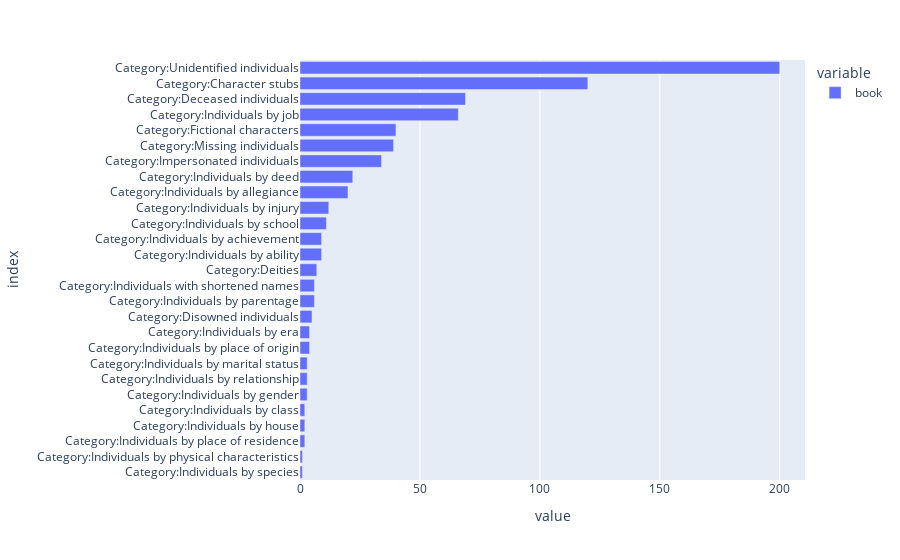

Notebook cell for this chart:
### Code cell
character_df = pd.DataFrame(character_list)

c = character_df['book'].value_counts(ascending=True)

barchart = px.bar(
    data_frame = c, orientation='h')
   
barchart

### Figure 1 — Plotly figure (JSON) as saved in the notebook; plotly's stock layout.template omitted (floating-point values rounded to 4 significant figures)
{"data": [{"alignmentgroup": "True", "hovertemplate": "variable=book<br>value=%{x}<br>index=%{y}<extra></extra>", "legendgroup": "book", "marker": {"color": "#636efa", "pattern": {"shape": ""}}, "name": "book", "offsetgroup": "book", "orientation": "h", "showlegend": true, "textposition": "auto", "type": "bar", "x": [1, 1, 2, 2, 2, 3, 3, 3, 4, 4, 5, 6, 6, 7, 9, 9, 11, 12, 20, 22, 34, 39, 40, 66, 69, 120, 200], "xaxis": "x", "y": ["Category:Individuals by species", "Category:Individuals by physical characteristics", "Category:Individuals by place of residence", "Category:Individuals by house", "Category:Individuals by class", "Category:Individuals by gender", "Category:Individuals by relationship", "Category:Individuals by marital status", "Category:Individuals by place of origin", "Category:Individuals by era", "Category:Disowned individuals", "Category:Individuals by parentage", "Category:Individuals with shortened names", "Category:Deities", "Category:Individuals by ability", "Category:Individuals by achievement", "Category:Individuals by school", "Category:Individuals by injury", "Category:Individuals by allegiance", "Category:Individuals by deed", "Category:Impersonated individuals", "Category:Missing individuals", "Category:Fictional characters", "Category:Individuals by job", "Category:Deceased individuals", "Category:Character stubs", "Category:Unidentified individuals"], "yaxis": "y"}], "layout": {"barmode": "relative", "legend": {"title": {"text": "variable"}, "tracegroupgap": 0}, "margin": {"t": 60}, "xaxis": {"anchor": "y", "domain": [0, 1], "title": {"text": "value"}}, "yaxis": {"anchor": "x", "domain": [0, 1], "title": {"text": "index"}}}}
